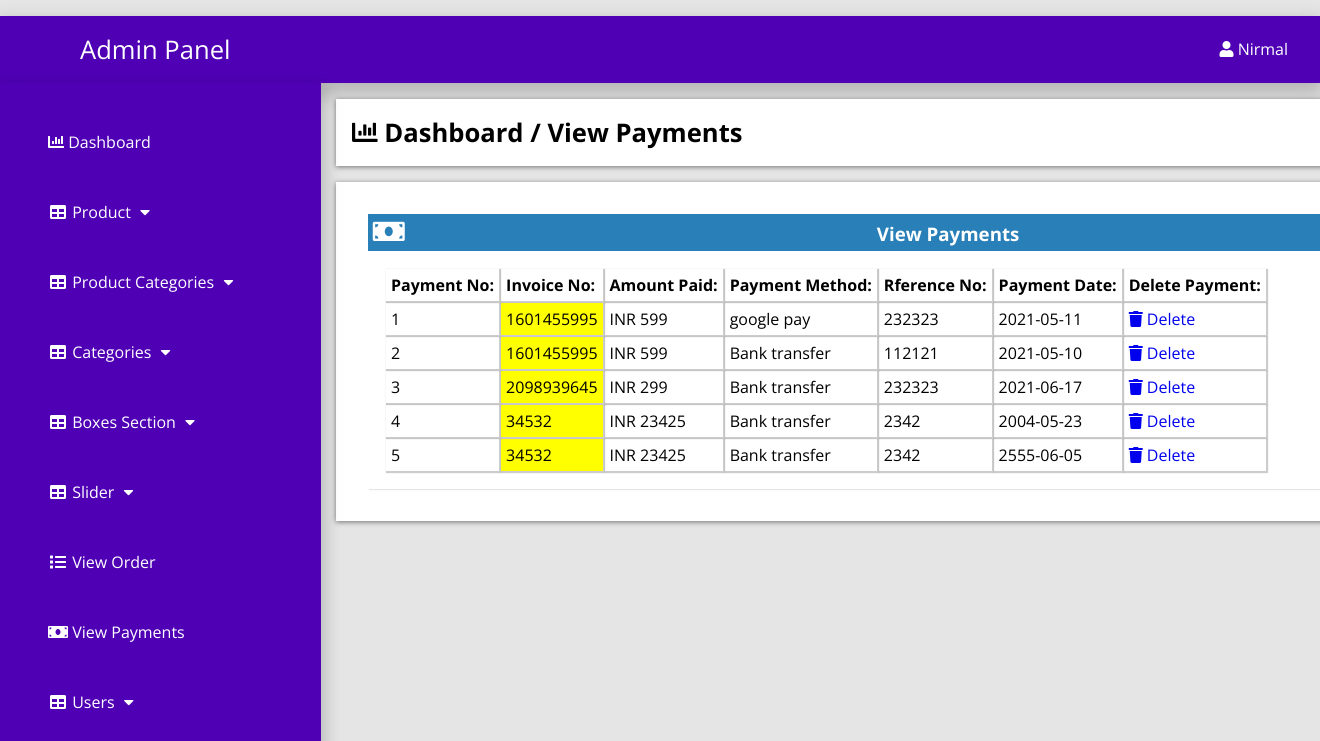
Page /admin_area/index.php?view_payments (signed in) on the committed database.
### tables this page shows
CREATE TABLE `payments` (
  `payment_id` int(100) NOT NULL,
  `invoice_id` int(100) NOT NULL,
  `amount` int(100) NOT NULL,
  `payment_mode` text NOT NULL,
  `ref_no` int(100) NOT NULL,
  `payment_date` text NOT NULL
);

### admin_area/view_payments.php (the view)
<?php
if (!isset($_SESSION['admin_email'])){
  echo "<script>window.open('login.php','_self')</script>";
  }else{
?>
<div class="row">
	<div class="col-lg-12">
		<div class="breadcrump">
			<li class="active">
				<i class="fa fa-bar-chart"></i>
				Dashboard / View Payments
			</li>
		</div>
	</div>
</div>
<div class="row">
	<div class="col-lg-12">
		<div class="panel panel-default">
			<div class="panel-heading">
				<h3 class="panel-title">
					<i class="fa fa-money fa-fw"></i>
					View Payments
				</h3>
			</div>
			<div class="panel-body">
                <div class="table-responsive">
                    <table class="table table-bordered table-hover table-striped">
                        <thead>
                            <tr>
                                <th>Payment No: </th>
                                <th>Invoice No: </th>
                                <th>Amount Paid: </th>
                                <th>Payment Method: </th>
                                <th>Rference No: </th>
                                <th>Payment Date: </th>
                                <th>Delete Payment: </th>
                            </tr>
                        </thead>
                        <tbody>
                            <?php
                            $i=0;
                            $get_payments="select * from payments";
                            $run_payments=mysqli_query($con,$get_payments);
                            while ($row_payments=mysqli_fetch_array($run_payments)) {
                                $payment_id=$row_payments['payment_id'];
                                $invoice_id=$row_payments['invoice_id'];
                                $amount=$row_payments['amount'];
                                $payment_mode=$row_payments['payment_mode'];
                                $ref_no=$row_payments['ref_no'];
                                $payment_date=$row_payments['payment_date'];
                                $i++;
                                 ?>
                            <tr>
                                <td><?php echo $i; ?></td>
                                <td bgcolor="yellow"><?php echo $invoice_id; ?></td>
                                <td> INR <?php echo $amount; ?></td>
                                <td><?php echo $payment_mode; ?></td>
                                <td><?php echo $ref_no; ?></td>
                                <td><?php echo $payment_date; ?></td>
                                <td>
                                    <a href="index.php?payment_delete=<?php echo $payment_id; ?>"> <i class="fa fa-trash"></i> Delete </a>
                                </td>
                            </tr>
                        <?php } ?>
                        </tbody>
                    </table>
                </div>
            </div>
        </div>
    </div>
</div>
<?php } ?>

### admin_area/includes/sidebar.php (shortened to what this page needs)
<?php
if (!isset($_SESSION['admin_email'])){
  echo "<script>window.open('login.php','_self')</script>";
  }else{
?>
<nav class="navbar navbar-inverse navbar-fixed-top" >
	<div class="navbar-header">
		<a href="index.php?dashboard" class="navbar-brand"><span>Admin Panel</span></a>
	</div>
		<div class="dropdown">
		 <button onclick="myFunction()" class="dropbtn"><i class="fa fa-user"></i> <?php echo $admin_name; ?></a></button>
		</div>
	<div class="collapse navbar-collapse navbar-ex1-collapse">
	<ul class="nav navbar-nav side-nav">
  <li>
    <a href="index.php?dashboard"><i class="fa fa-bar-chart"></i> Dashboard</a>
  </li>
  <li class="button-dropdown" id="#products">
    <a href="#" class="dropdown-toggle" data-toggle="collapse" data-target="#products"><i class="fa fa-fw fa-table"></i> Product <i class="fa fa-fw fa-caret-down"></i></a>
  </li>
  <li class="button-dropdown" id="#products_cat">
    <a href="#" class="dropdown-toggle" data-toggle="collapse" data-target="#products_cat"><i class="fa fa-fw fa-table"></i> Product Categories <i class="fa fa-fw fa-caret-down"></i></a>
  </li>
  <li class="button-dropdown" id="#category">
    <a href="#" class="dropdown-toggle" data-toggle="collapse" data-target="#category"><i class="fa fa-fw fa-table"></i> Categories <i class="fa fa-fw fa-caret-down"></i></a>
  </li>
<li class="button-dropdown" >
  <a href="#" class="dropdown-toggle" data-toggle="collapse" data-target="#boxes">
    <i class="fa fa-fw fa-table"></i> Boxes Section <i class="fa fa-fw fa-caret-down"></i>
  </a>
</li>
  <li class="button-dropdown">
    <a href="#" class="dropdown-toggle" data-toggle="collapse" data-target="#slider"><i class="fa fa-fw fa-table"></i>  Slider <i class="fa fa-fw fa-caret-down"></i></a>
  </li>
  <li>
  	<a href="index.php?view_order">
  		<i class="fa fa-fw fa-list"></i> View Order
  	</a>
  </li>
  <li>
  	<a href="index.php?view_payments">
  		<i class="fa fa-fw fa-money"></i> View Payments
  	</a>
  </li>
  <li class="button-dropdown">
    <a href="#" class="dropdown-toggle" data-toggle="collapse" data-target="#users"><i class="fa fa-fw fa-table"></i>  Users <i class="fa fa-fw fa-caret-down"></i></a>
  </li>
</ul>
</div>
</nav>
<?php } ?>

### admin_area/css/style.css (style rules this page uses)
:root { --blue:#4f00b5; }
body { margin-top: ; }
* { font-family: 'Open Sans', sans-serif; margin:0; padding:0; box-sizing: border-box; text-decoration: none; transition: all .2s cubic-bezier(.37,1.14,.26,1.24); }
html { background-color: rgba(0,0,0,.1); }
.navbar-fixed-top { background:#4f00b5; padding: 1rem; margin-top: 1rem; box-shadow: 0px 8px 16px 4px rgba(0,0,0,0.2); margin-left: ; margin-right: ; }
.navbar-fixed-top a span { margin-left: 4rem; }
.navbar-fixed-top .navbar-brand { font-size: 1.6rem; color: #ffffff; }
.dropbtn { background-color:#4f00b5;; color: white; padding: 16px; font-size: 16px; border: none; cursor: pointer; }
.dropdown { position: relative; display: inline-block; float: right; margin-top: -2.8rem; }
.nav { position: absolute; top: 51px; margin-top: 32px; width: auto; height: 110%; border-radius: 0; display: block; background-color:#4f00b5; bottom: 0; overflow: hidden; padding-bottom: 40px; box-shadow: 0px 8px 16px 4px rgba(0,0,0,0.2); margin-left: -1rem; }
.nav>li>a { width: 225px; display: block; color: #ffffff; margin: 3rem; }
.row { width: 81.2%; background-color: #ffffff; margin: auto; margin-left: 21rem; margin-top: 1rem; padding: 1rem; display: ; }
.panel { text-align: left; box-shadow: 1px 1px 1px 0px rgba(0.1,0.1,0.1,0.1); margin: 1rem; background-color: #ffffff; padding: rem; }
.panel-heading .panel-title { background-color: #2980b9; color: #ffffff; padding: .3rem; }
.table-responsive .table-striped th { padding: 5px; box-shadow: 1px 1px 1px 1px rgba(0.1,0.1,0.1,0.2); }
.table-responsive .table-striped tbody td { box-shadow: 1px 1px 1px 1px rgba(0.1,0.1,0.1,0.2); padding:5px; }
.breadcrump .active { font-weight: bold; font-size: 1.6rem; }
.row { list-style: none; box-shadow: 0 1px 5px rgba(0, 0, 0, 0.5); }
.row .fa-money { font-size: 1.6rem; width: 50%; text-align: left; }
.panel-body { display: flex; align-items: center; justify-content: left; padding: 1rem; flex-wrap: wrap; }

### rows in the picture
payments: invoice "1601455995", amount "599", payment_mode "google pay", ref_no "232323", payment_date "2021-05-11"
payments: invoice "1601455995", amount "599", payment_mode "Bank transfer", ref_no "112121", payment_date "2021-05-10"
payments: invoice "2098939645", amount "299", payment_mode "Bank transfer", ref_no "232323", payment_date "2021-06-17"
payments: invoice "34532", amount "23425", payment_mode "Bank transfer", ref_no "2342", payment_date "2004-05-23"
payments: invoice "34532", amount "23425", payment_mode "Bank transfer", ref_no "2342", payment_date "2555-06-05"

### other values in the picture
$admin_name "Nirmal"
